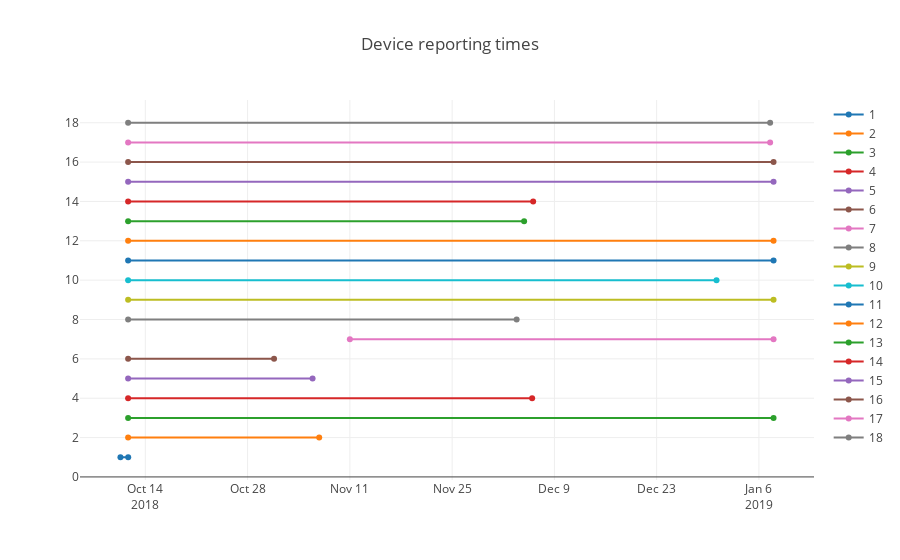

Notebook code for this chart:
### Code cell
from datetime import datetime
import dateutil.parser
data=[]
for device in device_numbers:
    points_ping_last=result_ping_last.get_points(tags={'SK_PI':str(device)})
    points_ping_first=result_ping_first.get_points(tags={'SK_PI':str(device)})
    first=0
    last=0
    for point in points_ping_first:
        first=dateutil.parser.parse(point['time']).strftime('%Y-%m-%d %H:%M:%S')
    for point in points_ping_last:
        last=dateutil.parser.parse(point['time']).strftime('%Y-%m-%d %H:%M:%S')
    print("Device: ", device,"  was reporting from ", first, " to ", last)
    trace = go.Scatter(x=[first,last],y=[device,device], name = device)
    data.append(trace)
layout = dict(title = "Device reporting times")
fig = go.Figure(data=data, layout=layout)
iplot(fig)

### Figure 1 — Plotly figure (JSON) as saved in the notebook; plotly's stock layout.template omitted (floating-point values rounded to 4 significant figures)
{"data": [{"name": 1, "type": "scatter", "x": ["2018-10-10 14:16:15", "2018-10-11 15:46:31"], "y": [1, 1]}, {"name": 2, "type": "scatter", "x": ["2018-10-11 15:27:46", "2018-11-06 19:16:32"], "y": [2, 2]}, {"name": 3, "type": "scatter", "x": ["2018-10-11 15:27:46", "2019-01-07 23:59:57"], "y": [3, 3]}, {"name": 4, "type": "scatter", "x": ["2018-10-11 15:27:46", "2018-12-05 22:53:02"], "y": [4, 4]}, {"name": 5, "type": "scatter", "x": ["2018-10-11 15:27:46", "2018-11-05 21:32:30"], "y": [5, 5]}, {"name": 6, "type": "scatter", "x": ["2018-10-11 15:27:46", "2018-10-31 14:55:00"], "y": [6, 6]}, {"name": 7, "type": "scatter", "x": ["2018-11-11 00:00:03", "2019-01-07 23:59:56"], "y": [7, 7]}, {"name": 8, "type": "scatter", "x": ["2018-10-11 15:27:46", "2018-12-03 19:58:50"], "y": [8, 8]}, {"name": 9, "type": "scatter", "x": ["2018-10-11 15:27:46", "2019-01-07 23:59:54"], "y": [9, 9]}, {"name": 10, "type": "scatter", "x": ["2018-10-11 15:27:46", "2018-12-31 04:39:59"], "y": [10, 10]}, {"name": 11, "type": "scatter", "x": ["2018-10-11 15:27:46", "2019-01-07 23:59:55"], "y": [11, 11]}, {"name": 12, "type": "scatter", "x": ["2018-10-11 15:27:46", "2019-01-07 23:59:59"], "y": [12, 12]}, {"name": 13, "type": "scatter", "x": ["2018-10-11 15:27:46", "2018-12-04 20:27:05"], "y": [13, 13]}, {"name": 14, "type": "scatter", "x": ["2018-10-11 15:27:46", "2018-12-06 02:12:27"], "y": [14, 14]}, {"name": 15, "type": "scatter", "x": ["2018-10-11 15:27:46", "2019-01-07 23:59:58"], "y": [15, 15]}, {"name": 16, "type": "scatter", "x": ["2018-10-11 15:27:46", "2019-01-07 23:59:56"], "y": [16, 16]}, {"name": 17, "type": "scatter", "x": ["2018-10-11 15:27:46", "2019-01-07 12:46:58"], "y": [17, 17]}, {"name": 18, "type": "scatter", "x": ["2018-10-11 15:27:46", "2019-01-07 12:46:58"], "y": [18, 18]}], "layout": {"title": "Device reporting times"}}
